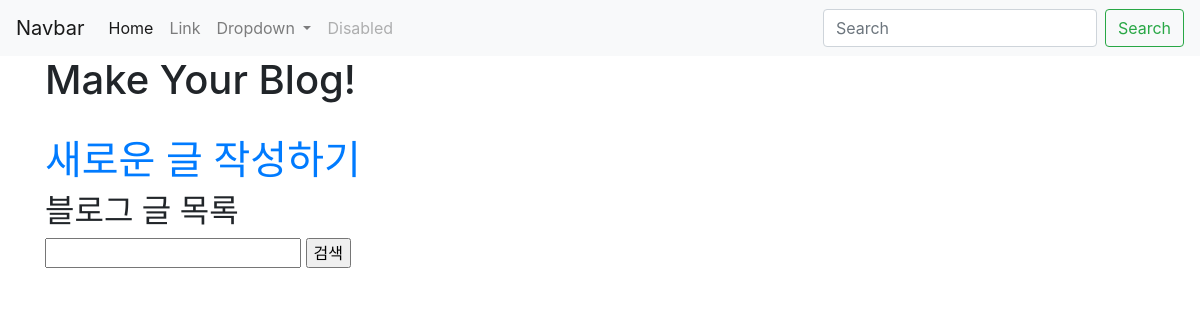
The page /carpool/home/ on the database as committed earlier.
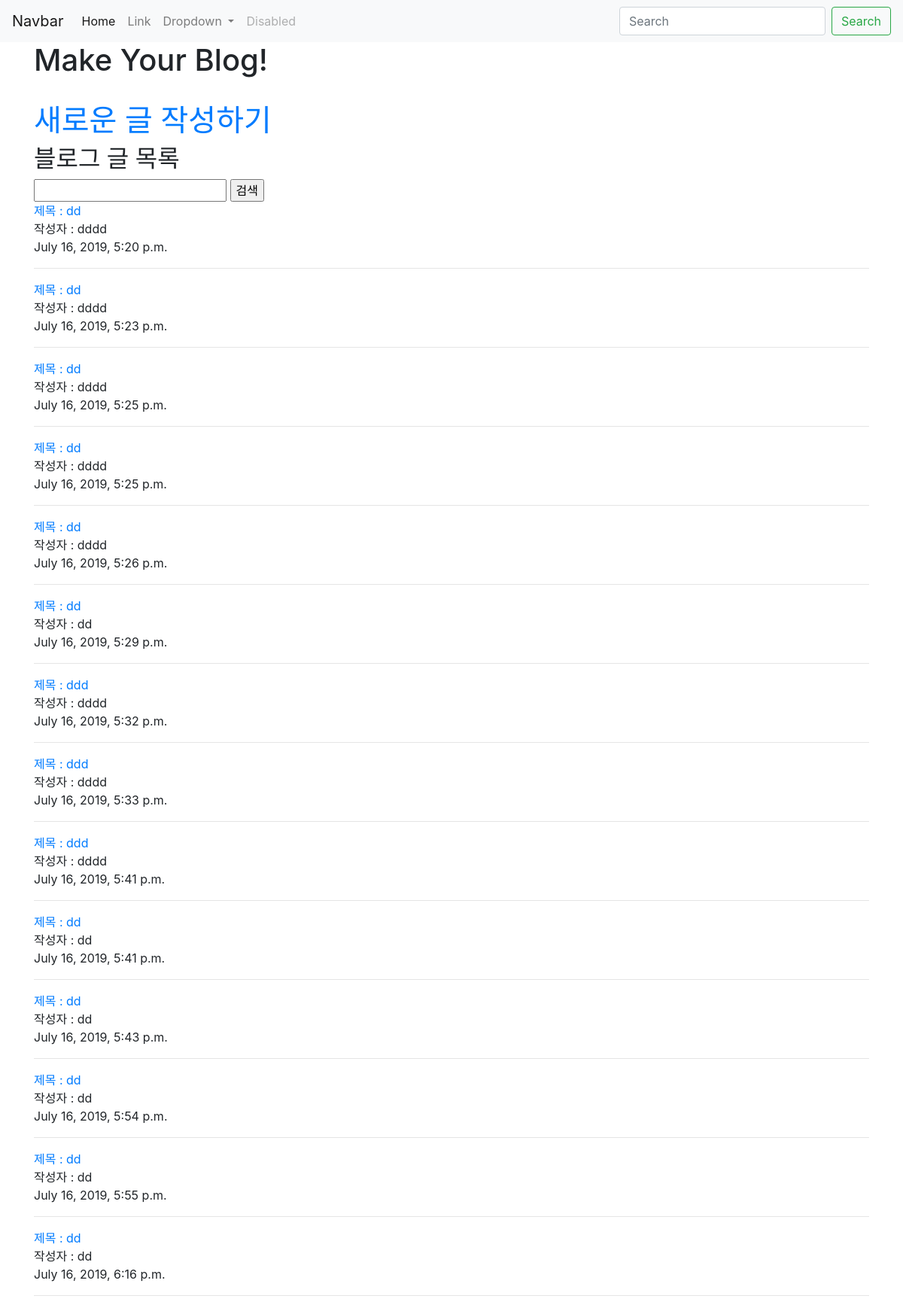
The same page on the database as committed later.
### CarPool/models.py (models this page shows)
class CarPool(models.Model):
    title=models.CharField(max_length=200)
    writer= models.CharField(max_length=200)
    pub_date = models.DateTimeField('date published')
    body = models.TextField()

### CarPool/views.py (the view)
# urls.py: path('home/', CarPool.views.carpool, name="carpool_home"),
def carpool(request):
    carpools=CarPool.objects.all()
    return render(request,'CarPool/home.html', {'carpools' : carpools})

### CarPool/templates/CarPool/home.html
{% extends 'base.html' %}
{% block content %}
<div class="container">
        <h1>Make Your Blog! </h1>
        <br>
       <h1> <a href="{% url 'carpool:new'%}">새로운 글 작성하기</a></h1>
        <h2>블로그 글 목록</h2>
        <form action="{% url 'carpool:search' %}" method="get">
            <input type="text" name="q" value="{{ q }}">
            <input type="submit" value="검색">
        </form>
        {% for carpool in carpools%}
        <a href="{% url 'carpool:detail' carpool.id %}">
            제목 : {{carpool.title}}
        </a>
        <br>
        작성자 : {{carpool.writer}}
        <br>
        {{carpool.pub_date}}
        <br>
        <hr>
        {% endfor %}
</div>
</body>
{% endblock %}

Rows that differ between the two databases and show on the page:
added CarPool: title "dd", writer "dddd", pub_date "July 16, 2019, 5:20 p.m."
added CarPool: title "dd", writer "dddd", pub_date "July 16, 2019, 5:23 p.m."
added CarPool: title "dd", writer "dddd", pub_date "July 16, 2019, 5:25 p.m."
added CarPool: title "dd", writer "dddd", pub_date "July 16, 2019, 5:25 p.m."
added CarPool: title "dd", writer "dddd", pub_date "July 16, 2019, 5:26 p.m."
added CarPool: title "dd", writer "dd", pub_date "July 16, 2019, 5:29 p.m."
added CarPool: title "ddd", writer "dddd", pub_date "July 16, 2019, 5:32 p.m."
added CarPool: title "ddd", writer "dddd", pub_date "July 16, 2019, 5:33 p.m."
added CarPool: title "ddd", writer "dddd", pub_date "July 16, 2019, 5:41 p.m."
added CarPool: title "dd", writer "dd", pub_date "July 16, 2019, 5:41 p.m."
added CarPool: title "dd", writer "dd", pub_date "July 16, 2019, 5:43 p.m."
added CarPool: title "dd", writer "dd", pub_date "July 16, 2019, 5:54 p.m."
added CarPool: title "dd", writer "dd", pub_date "July 16, 2019, 5:55 p.m."
added CarPool: title "dd", writer "dd", pub_date "July 16, 2019, 6:16 p.m."
